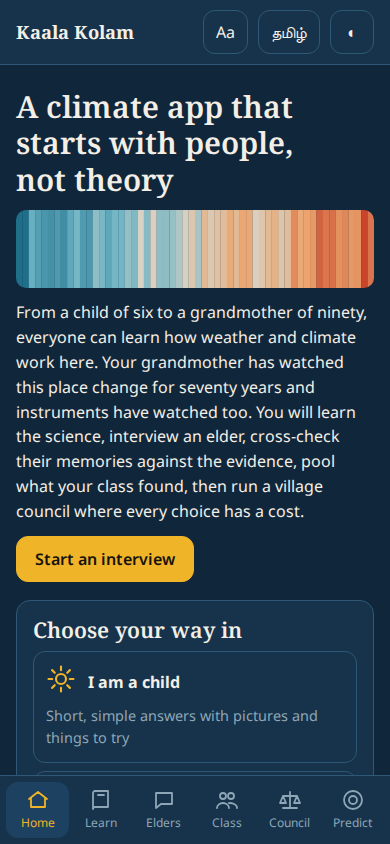
#> input picture tests/golden-web/390x844/en/dark/home.png, 390 x 844 px
$ python ssim_calibration.py
#> lines starting #> are read from the running program, lines starting #| are printed output that depends on the picture
#> in load, image is the input picture: PIL image 390x844 RGB; mean R, G, B 49.7, 68.7, 81.9
#!/usr/bin/env python3
"""Calibrate SSIM preprocessing with positive and negative controls."""
from __future__ import annotations

from pathlib import Path
from PIL import Image, ImageFilter
import numpy as np
from skimage.metrics import structural_similarity

ROOT = Path(__file__).resolve().parents[1]
HOME = ROOT / "tests/golden-web/390x844/en/dark/home.png"
LEARN = ROOT / "tests/golden-web/390x844/en/dark/learn.png"
EXTRA = ROOT / "tests/ssim-controls/home-extra-wrap.png"
REPORT = ROOT / "docs/ssim-calibration.md"

SCALE = 0.25
BLUR_RADIUS = 2.0


def preprocess_image(image: Image.Image) -> np.ndarray:
    gray = image.convert("L").filter(ImageFilter.GaussianBlur(BLUR_RADIUS))
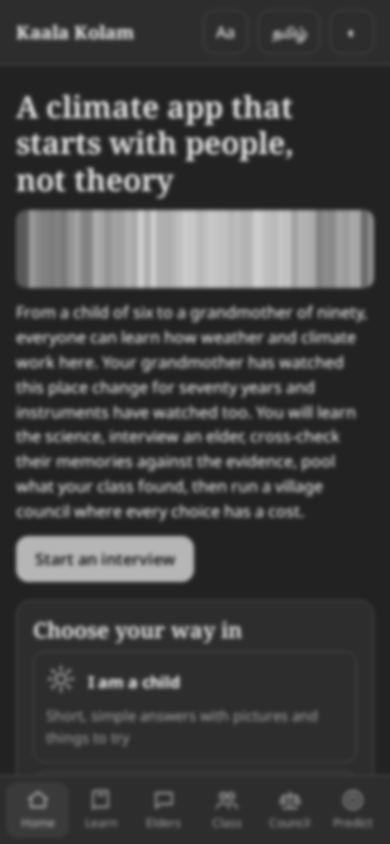
#> gray: PIL image 390x844 L; min 34, max 206, mean 64.6
    size = (max(1, round(gray.width * SCALE)), max(1, round(gray.height * SCALE)))
#> size = (98, 211)
    return np.asarray(gray.resize(size, Image.Resampling.LANCZOS), dtype=np.float32)
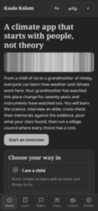
#> returned value: shape (211, 98) float32; min 29, max 209, mean 64.6


def load(path: Path) -> np.ndarray:
    with Image.open(path) as image:
        return preprocess_image(image)


def shift_one(path: Path) -> np.ndarray:
    with Image.open(path) as source:
        gray = source.convert("L")
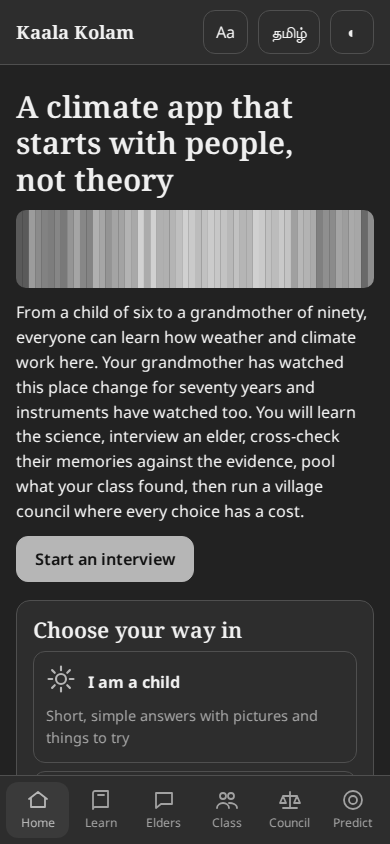
#> gray: PIL image 390x844 L; min 19, max 239, mean 64.6
        shifted = Image.new("L", gray.size, gray.getpixel((0, 0)))
#> shifted: PIL image 390x844 L; every value is 45
        shifted.paste(gray, (1, 0))
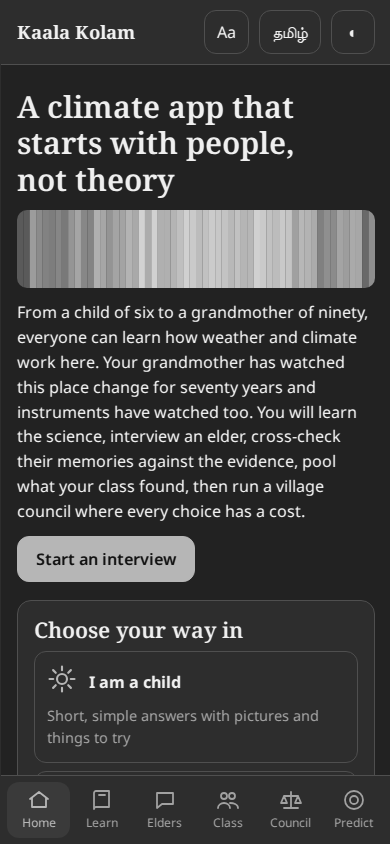
#> shifted: PIL image 390x844 L; min 19, max 239, mean 64.6
        return preprocess_image(shifted)


def score(a: np.ndarray, b: np.ndarray) -> float:
    return float(structural_similarity(a, b, data_range=255))


def main() -> None:
    home = load(HOME)
    shift = shift_one(HOME)
    learn = load(LEARN)
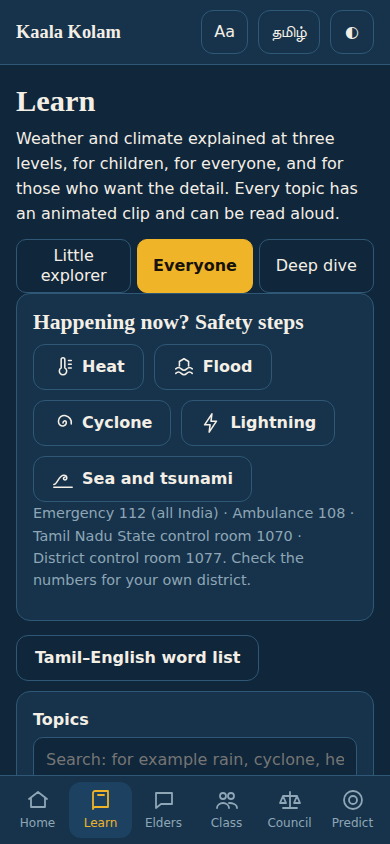
#> input picture tests/golden-web/390x844/en/dark/learn.png, 390 x 844 px
#> in load, image is the input picture: PIL image 390x844 RGB; mean R, G, B 34.3, 57.8, 76.1
#> in preprocess_image (call 3), `gray = image.convert("L").filter(ImageFilter.GaussianBlur(BLUR_RADIUS))`:
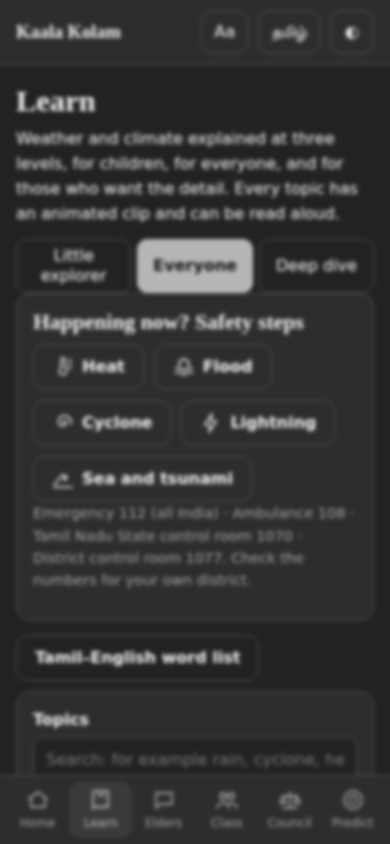
#> gray: PIL image 390x844 L; min 34, max 207, mean 52.9
#> in preprocess_image (call 3), `return np.asarray(gray.resize(size, Image.Resampling.LANCZOS), dtype=n..`:
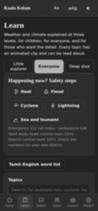
#> returned value: shape (211, 98) float32; min 28, max 194, mean 52.9
    extra = load(EXTRA)
    scores = {
        "home_vs_home_1px_shift": score(home, shift),
        "home_vs_learn": score(home, learn),
        "home_vs_home_extra_wrap": score(home, extra),
    }
    for key, value in scores.items():
        print(f"SSIM_CALIBRATION {key}={value:.6f}")
    if scores["home_vs_home_1px_shift"] < 0.97:
        raise SystemExit("SSIM_CALIBRATION_FAIL 1px-shift positive control below 0.97")
    if scores["home_vs_home_1px_shift"] - scores["home_vs_home_extra_wrap"] < 0.01:
        raise SystemExit("SSIM_CALIBRATION_FAIL extra-wrap negative control not separated")
    if scores["home_vs_home_1px_shift"] - scores["home_vs_learn"] < 0.05:
        raise SystemExit("SSIM_CALIBRATION_FAIL Home-vs-Learn negative control not separated")
    REPORT.write_text(
        "# SSIM calibration\n\n"
        "Preprocessing: grayscale; Gaussian blur radius 2 px at source resolution; "
        "downscale to 25% with Lanczos.\n\n"
        "| Control | SSIM |\n|---|---:|\n"
        f"| Home vs Home shifted 1 px | {scores['home_vs_home_1px_shift']:.6f} |\n"
        f"| Home vs Learn | {scores['home_vs_learn']:.6f} |\n"
        f"| Home vs Home with one extra wrapped line | {scores['home_vs_home_extra_wrap']:.6f} |\n\n"
        "The preprocessing is accepted only because the one-pixel positive control "
        "remains high while both negative controls are measurably separated.\n",
        encoding="utf-8",
    )
    print("SSIM_CALIBRATION_PASS preprocessing=grayscale+blur2+scale25")


if __name__ == "__main__":
#> (the run stopped early here; a loop or call above may not have finished)
